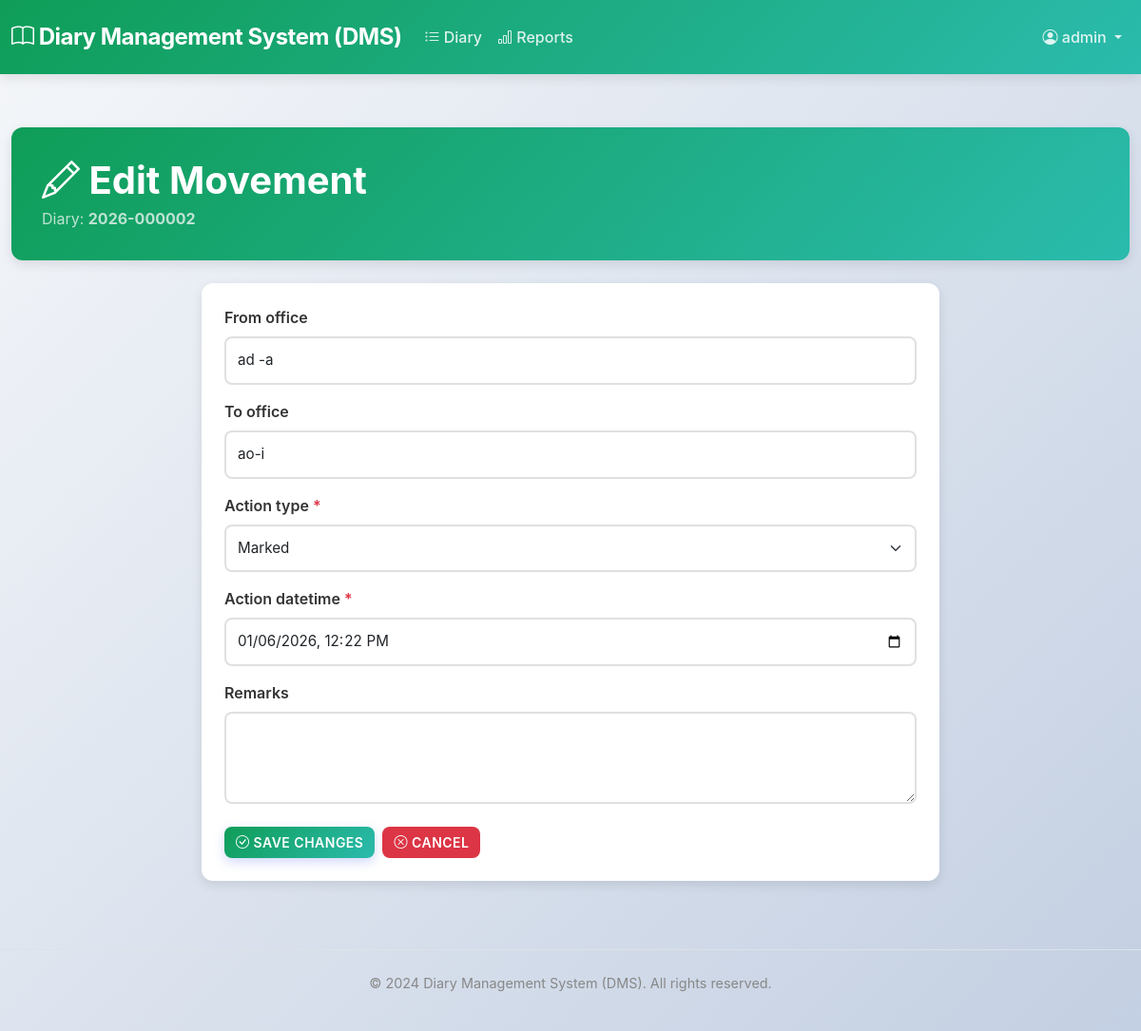
The page /movement/5/edit/ (signed in) on the database its author committed.
### diary/models.py (models this page shows, shortened)
class Diary(models.Model):
    class Status(models.TextChoices):
        PENDING = "Pending", "Pending"
        CREATED = "Created", "Created"
        MARKED = "Marked", "Marked"
        FORWARDED = "Forwarded", "Forwarded"
        RETURNED = "Returned", "Returned"
        CLOSED = "Closed", "Closed"
        DISPOSED = "Disposed", "Disposed"
    year = models.PositiveIntegerField(db_index=True)
    sequence = models.PositiveIntegerField(db_index=True)
    diary_date = models.DateField(default=timezone.localdate)
    received_from = models.CharField(max_length=255, blank=True, default="")
    received_diary_no = models.CharField(max_length=100, blank=True, default="")
    file_letter = models.CharField(max_length=100, blank=True, default="")
    no_of_folders = models.PositiveIntegerField(default=0)
    service_included = models.BooleanField(default=False)
    subject = models.TextField(blank=True, default="")
    remarks = models.TextField(blank=True, default="")
    marked_to = models.CharField(max_length=255, blank=True, default="")
    marked_date = models.DateField(null=True, blank=True)
    status = models.CharField(max_length=50, choices=Status.choices, default=Status.PENDING)
    created_by = models.ForeignKey(
        settings.AUTH_USER_MODEL, on_delete=models.PROTECT, related_name="diaries_created"
    )
    created_at = models.DateTimeField(auto_now_add=True)
    class Meta:
        constraints = [
            models.UniqueConstraint(fields=["year", "sequence"], name="uniq_diary_year_seq"),
        ]
        ordering = ["-year", "-sequence"]
        indexes = [
            models.Index(fields=["year", "sequence"]),
            models.Index(fields=["diary_date"]),
            models.Index(fields=["status"]),
            models.Index(fields=["received_diary_no"]),
            models.Index(fields=["received_from"]),
            models.Index(fields=["file_letter"]),
            models.Index(fields=["marked_to"]),
        ]
    @property
    def diary_no(self) -> str:
        return f"{self.year}-{self.sequence:06d}"

class DiaryMovement(models.Model):
    class ActionType(models.TextChoices):
        CREATED = "Created", "Created"
        MARKED = "Marked", "Marked"
        FORWARDED = "Forwarded", "Forwarded"
        RETURNED = "Returned", "Returned"
        CLOSED = "Closed", "Closed"
        DISPOSED = "Disposed", "Disposed"
    diary = models.ForeignKey(Diary, on_delete=models.CASCADE, related_name="movements")
    year = models.PositiveIntegerField(db_index=True, blank=True, null=True)
    sequence = models.PositiveIntegerField(db_index=True, blank=True, null=True)
    from_office = models.CharField(max_length=255, blank=True, default="")
    to_office = models.CharField(max_length=255, blank=True, default="")
    action_type = models.CharField(max_length=50, choices=ActionType.choices)
    action_datetime = models.DateTimeField(default=timezone.now)
    remarks = models.TextField(blank=True, default="")
    created_by = models.ForeignKey(
        settings.AUTH_USER_MODEL, on_delete=models.PROTECT, related_name="movements_created"
    )
    created_on = models.DateTimeField(auto_now_add=True)
    class Meta:
        ordering = ["action_datetime", "id"]
        indexes = [
            models.Index(fields=["year", "sequence"]),
            models.Index(fields=["action_type"]),
            models.Index(fields=["action_datetime"]),
        ]

### diary/views.py (the view)
# urls.py: path("movement/<int:pk>/edit/", views.movement_edit, name="movement_edit"),
@login_required
def movement_edit(request, pk: int):
    mv = get_object_or_404(DiaryMovement, pk=pk)
    diary = mv.diary
    if not request.user.has_perm("diary.change_diarymovement"):
        messages.error(request, "You do not have permission to edit movements.")
        return redirect("diary_detail", pk=diary.pk)
    if request.method == "POST":
        form = MovementCreateForm(request.POST, instance=mv)
        if form.is_valid():
            form.save()
            latest = diary.movements.order_by("-action_datetime", "-id").first()
            if latest:
                diary.marked_to = latest.to_office
                diary.marked_date = timezone.localtime(latest.action_datetime).date()
                diary.status = latest.action_type
            else:
                diary.marked_to = ""
                diary.marked_date = None
                diary.status = Diary.Status.CREATED
            diary.save(update_fields=["marked_to", "marked_date", "status"])
            if request.headers.get("x-requested-with") == "XMLHttpRequest":
                return JsonResponse({"success": True})
            messages.success(request, "Movement updated successfully.")
            return redirect("diary_detail", pk=diary.pk)
        if request.headers.get("x-requested-with") == "XMLHttpRequest":
            html = render_to_string("diary/_movement_form.html", {"form": form, "diary": diary, "offices": Office.objects.values_list("name", flat=True).order_by("name"), "is_edit": True}, request=request)
            return JsonResponse({"success": False, "html": html})
        messages.error(request, "Please correct the errors below.")
    else:
        form = MovementCreateForm(instance=mv)
        if request.headers.get("x-requested-with") == "XMLHttpRequest":
            html = render_to_string("diary/_movement_form.html", {"form": form, "diary": diary, "offices": Office.objects.values_list("name", flat=True).order_by("name"), "is_edit": True}, request=request)
            return JsonResponse({"success": True, "html": html})
    return render(request, "diary/movement_edit.html", {"form": form, "diary": diary, "movement": mv, "offices": Office.objects.values_list("name", flat=True).order_by("name")})

### diary/forms.py (shortened to what this page needs)
class MovementCreateForm(forms.ModelForm):
    class Meta:
        model = DiaryMovement
        fields = ["from_office", "to_office", "action_type", "action_datetime", "remarks"]
        widgets = {
            "from_office": forms.TextInput(attrs={"class": BOOTSTRAP_INPUT_CLASS}),
            "to_office": forms.TextInput(attrs={"class": BOOTSTRAP_INPUT_CLASS}),
            "action_type": forms.Select(attrs={"class": BOOTSTRAP_SELECT_CLASS}),
            "action_datetime": forms.DateTimeInput(
                attrs={"type": "datetime-local", "class": BOOTSTRAP_INPUT_CLASS}
            ),
            "remarks": forms.Textarea(attrs={"class": BOOTSTRAP_INPUT_CLASS, "rows": 3}),
        }

### diary/templates/diary/movement_edit.html (shortened to what this page needs)
{% extends "base.html" %}
{% block content %}
<div class="page-header mb-4">
  <div>
    <h1 class="mb-1"><i class="bi bi-pencil"></i> Edit Movement</h1>
    <p class="text-light mb-0 opacity-75">Diary: <strong>{{ diary.diary_no }}</strong></p>
  </div>
</div>
<div class="row justify-content-center">
  <div class="col-lg-8">
    <div class="card">
      <div class="card-body">
        {% include 'diary/_movement_form.html' with is_edit=True %}
      </div>
    </div>
  </div>
</div>
{% endblock %}

### diary/templates/base.html (shortened to what this page needs)
<!doctype html>
<html lang="en">
<head>
  <link href="https://cdn.jsdelivr.net/npm/bootstrap@5.3.3/dist/css/bootstrap.min.css" rel="stylesheet">
  <link href="https://cdn.jsdelivr.net/npm/bootstrap-icons@1.11.3/font/bootstrap-icons.css" rel="stylesheet">
</head>
<body>
  <nav class="navbar navbar-expand-lg navbar-dark" role="navigation" aria-label="Main navigation">
    <div class="container-fluid">
      <a class="navbar-brand" href="{% url 'dashboard' %}"><i class="bi bi-book"></i> Diary Management System (DMS)</a>
      <div class="collapse navbar-collapse" id="topNav">
        <ul class="navbar-nav me-auto mb-2 mb-lg-0">
          <li class="nav-item"><a class="nav-link" href="{% url 'diary_list' %}"><i class="bi bi-list-ul"></i> Diary</a></li>
          <li class="nav-item"><a class="nav-link" href="{% url 'reports_table' %}"><i class="bi bi-bar-chart"></i> Reports</a></li>
        </ul>
        <ul class="navbar-nav ms-auto mb-2 mb-lg-0">
          {% if request.user.is_authenticated %}
            <li class="nav-item dropdown">
              <a class="nav-link dropdown-toggle" href="#" id="userDropdown" role="button" data-bs-toggle="dropdown" aria-expanded="false">
                <i class="bi bi-person-circle"></i> {{ request.user.get_username }}
              </a>
            </li>
          {% else %}
            <li class="nav-item"><a class="btn btn-outline-light btn-sm" href="{% url 'login' %}">Login</a></li>
          {% endif %}
        </ul>
      </div>
    </div>
  </nav>
  <main class="container py-4">
    {% block content %}{% endblock %}
  </main>
  <footer class="mt-5 py-4 text-center text-muted border-top">
    <p>&copy; 2024 Diary Management System (DMS). All rights reserved.</p>
  </footer>
</body>
</html>

### diary/templates/diary/_movement_form.html (shortened to what this page needs)
<form method="post" id="movementForm">
  {% for field in form %}
    <div class="mb-3">
      <label for="{{ field.id_for_label }}" class="form-label">
        {{ field.label }}
        {% if field.field.required %}<span class="text-danger">*</span>{% endif %}
      </label>
      {{ field }}
    </div>
  {% endfor %}
  <div class="d-flex gap-2 mt-4">
    {% if is_edit %}
      <button class="btn btn-primary" type="submit"><i class="bi bi-check-circle"></i> Save Changes</button>
    {% else %}
      <button class="btn btn-success" type="submit"><i class="bi bi-plus-circle"></i> Add Movement</button>
    {% endif %}
    <button type="button" class="btn btn-danger" data-bs-dismiss="modal"><i class="bi bi-x-circle"></i> Cancel</button>
  </div>
</form>

### diary/templates/base.html (style rules this page uses)
:root { --primary-gradient: linear-gradient(135deg, #0f9d58 0%, #2bbbad 100%); --primary-color: #0f9d58; --primary-dark: #0a7b44; --card-shadow: 0 4px 12px rgba(0, 0, 0, 0.1); --card-shadow-hover: 0 8px 24px rgba(0, 0, 0, 0.15); --border-radius: 12px; --transition: all 0.3s ease; }
* { box-sizing: border-box; }
body { background: linear-gradient(135deg, #f5f7fa 0%, #c3cfe2 100%); min-height: 100vh; font-family: -apple-system, BlinkMacSystemFont, 'Segoe UI', Roboto, 'Helvetica Neue', Arial, sans-serif; }
.navbar { background: var(--primary-gradient) !important; box-shadow: var(--card-shadow); padding: 1rem 0; }
.navbar-brand { font-weight: 700; font-size: 1.5rem; letter-spacing: -0.5px; color: white !important; }
.navbar-dark .navbar-nav .nav-link { color: rgba(255, 255, 255, 0.85) !important; transition: var(--transition); font-weight: 500; }
main.container { max-width: 1500px; margin-top: 2rem; }
.card { border: none; border-radius: var(--border-radius); box-shadow: var(--card-shadow); transition: var(--transition); overflow: hidden; }
.card-body { padding: 1.5rem; }
.btn { border: none; border-radius: 8px; font-weight: 600; transition: var(--transition); text-transform: uppercase; font-size: 0.875rem; letter-spacing: 0.5px; }
.btn-primary { background: var(--primary-gradient); color: white; box-shadow: 0 4px 12px rgba(102, 126, 234, 0.3); }
.form-control, .form-select { border: 2px solid #e0e0e0; border-radius: 8px; padding: 0.75rem; transition: var(--transition); font-size: 0.95rem; }
.form-label { font-weight: 600; color: #333; margin-bottom: 0.5rem; }
h1, h2, h3, h4, h5, h6 { color: #333; font-weight: 700; margin-bottom: 1.5rem; }
h1 { font-size: 2.5rem; background: var(--primary-gradient); -webkit-background-clip: text; -webkit-text-fill-color: transparent; background-clip: text; }
.text-muted { color: #888 !important; font-size: 0.9rem; }
.page-header { background: var(--primary-gradient); color: white; padding: 2rem; border-radius: var(--border-radius); margin-bottom: 2rem; box-shadow: var(--card-shadow); }
.card-body p, .page-header p, .table-responsive p, .text-truncate { overflow-wrap: anywhere; word-break: break-word; }
.page-header h1 { color: white; background: none; -webkit-text-fill-color: unset; margin-bottom: 0; }

### rows shown on the page
Diary: diary_no "2026-000002"
DiaryMovement: form "ad -a" "ao-i" "Marked" "01/06/2026 12:22"

### other values the page prints
{{ request.user.get_username }} "admin"
{{ field.label }} "From office" "To office" "Action type" "Action datetime" "Remarks"
